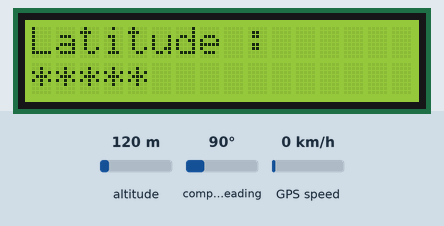
Simulated run of this sketch. Board: Arduino Uno, built with avr-gcc and run on an emulated ATmega328P. Parts: 16×2 character LCD. The test bench sets the inputs (shaded band); at power-on: altitude 120 m, compass heading 90°, GPS speed 0 km/h. The GPS gets a fix after 3 s at 37.7749, -122.4194 with 8 satellites; what the sketch prints to the serial monitor is not drawn.

Above: at 1.1 s.
At 2.1 s:
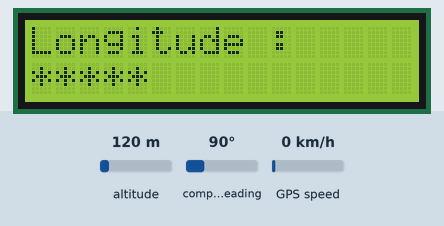
At 4.1 s:
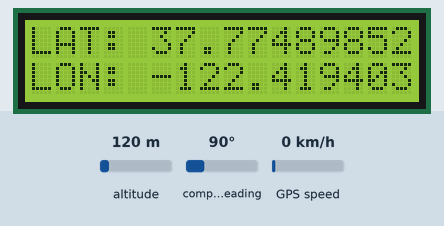

Measured:
- what the display in image 0 shows lasts 1.0 s, from 1.1 s to 2.1 s

The sketch:

gps.ino
```cpp
//GPS is used in this project,Tx of GPS is connected to Rx of Arduino. Gps reads the data and transmit data to arduino, arduino receives data and display the data on LCD//
#include <TinyGPS++.h>
#include<LiquidCrystal.h>


LiquidCrystal lcd(2, 3, 4, 5, 6, 7);//RS=2,E=3,D4=4,D5=5,D6=6,D7=7//

TinyGPSPlus gps;

volatile float minutes, seconds;
volatile int degree, secs, mins;
unsigned long start;
uint8_t hr_val, min_val, sec_val;
bool loc_valid, alt_valid, time_valid;
double lat_val, lng_val, alt_m_val;

void setup() {
  Serial.begin(9600); /* Define baud rate for serial communication */
  lcd.begin(16, 2);
}

void loop(){
  get_GPSData();
  display_LongLati_Values();
}


  void display_LongLati_Values(){
  if (!loc_valid)
        {
          lcd.setCursor(0,0);
          lcd.print("Latitude : ");
          lcd.setCursor(0,1);
          lcd.print("*****");
          delay(1000);
          lcd.clear();
          lcd.setCursor(0,0);
          lcd.print("Longitude : ");
          lcd.setCursor(0,1);
          lcd.print("*****");
          delay(1000);
          lcd.clear();
        }
        else
        {
          DegMinSec(lat_val);
          lcd.setCursor(0,0);
          Serial.println("LAT:");
          lcd.print("LAT: ");
          lcd.setCursor(5,0);
          Serial.println(lat_val, 8);
          lcd.print(lat_val, 8);
          lcd.setCursor(0,1);
          Serial.println("LON:");
          lcd.print("LON: ");
          lcd.setCursor(5,1);
          Serial.println(lng_val, 8);
          lcd.print(lng_val, 8);
        }
}

void get_GPSData(){
  {
        smartDelay(1000); /* Generate precise delay of 1ms */
        lat_val = gps.location.lat(); /* Get latitude data */
        loc_valid = gps.location.isValid(); /* Check if valid location data is available */
        lng_val = gps.location.lng(); /* Get longtitude data */
        alt_m_val = gps.altitude.meters();  /* Get altitude data in meters */
        alt_valid = gps.altitude.isValid(); /* Check if valid altitude data is available */
   }
}

static void smartDelay(unsigned long ms)
{
  unsigned long start = millis();
  do
  {
    while (Serial.available())  /* Encode data read from GPS while data is available on serial port */
      gps.encode(Serial.read());
/* Encode basically is used to parse the string received by the GPS and to store it in a buffer so that information can be extracted from it */
  } while (millis() - start < ms);
}

void DegMinSec( double tot_val)   /* Convert data in decimal degrees into degrees minutes seconds form */
{
  degree = (int)tot_val;
  minutes = tot_val - degree;
  seconds = 60 * minutes;
  minutes = (int)seconds;
  mins = (int)minutes;
  seconds = seconds - minutes;
  seconds = 60 * seconds;
  secs = (int)seconds;
}
```
